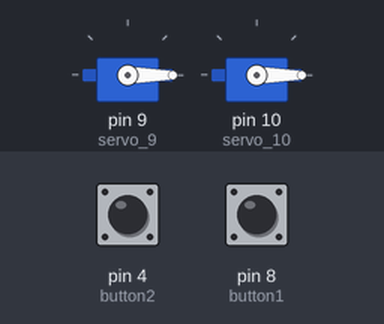
The sketch below on a simulated Arduino Uno, built with avr-gcc and run on an emulated ATmega328P. Shown: 2 × servo. Inputs (shaded band) come from the test bench; at power-on: pin 4 (button2) HIGH, pin 8 (button1) HIGH.

Above: at 1.2 s.
1.3 s: pin 4 (button2) pulled LOW for 0.15 s
At 3.9 s:
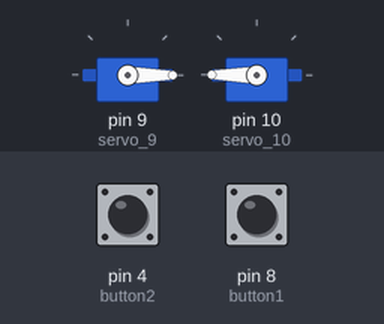
4.3 s: pin 8 (button1) pulled LOW for 3.2 s
9.0 s: pin 4 (button2) pulled LOW for 1 s
At 11.7 s:
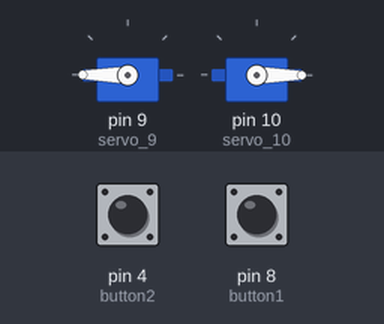
12.0 s: pin 8 (button1) pulled LOW for 0.15 s
15.0 s: pin 8 (button1) pulled LOW for 1 s
At 15.16 s:
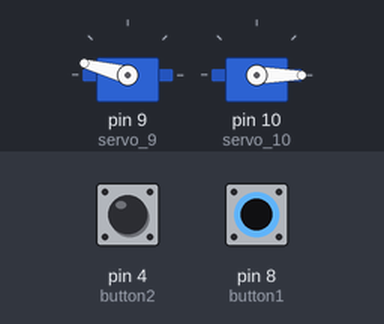
18.0 s: pin 4 (button2) pulled LOW for 3.2 s
At 18.46 s:
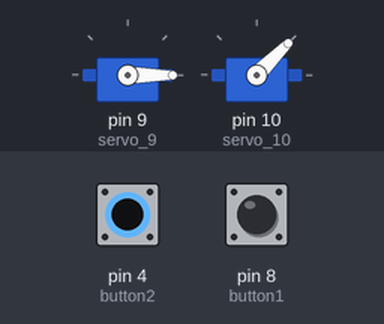
Timing chart, 0 to 21.3 s (numbered marks = the images above; inputs shaded):
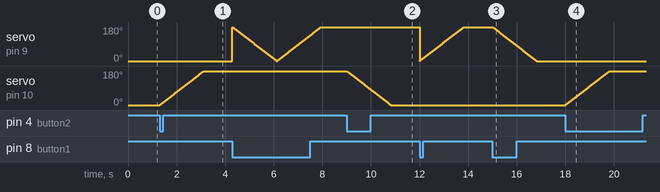

The sketch:

Servo_Motors_Control.ino
```cpp
#include <Servo.h>
#include <Wire.h>

#define button1  8
#define button2  4
boolean lid=true;
Servo servo_9;
Servo servo_10;
int pos=0; // The initial servo position

void setup() {
  pinMode(button1,INPUT_PULLUP);
  pinMode(button2,INPUT_PULLUP);
 // Use internal resistors for the button
  Wire.begin();
  servo_9.attach(9);
  servo_10.attach(10);
 //PWM Arduino pin for the servo
  servo_9.write(0); // The lid is closed
  servo_10.write(0);

}

void loop() {
  if(digitalRead(button1)==LOW){
 //Because of the internal resistors
    if(lid==true){
      for(pos=0;pos<=180;pos++){
        servo_9.write(pos);
 //When pos=180, the lid is fully open
        delay(10);
      }
    }
    else
    {
      for(pos=180;pos>=0;pos--){
        servo_9.write(pos);
 //When pos=0, the lid is closed again
        delay(10);
      }
    }
    lid=!lid;
  while(digitalRead(button2)==LOW);
 //Avoids bounces
  }
    if(digitalRead(button2)==LOW){
 //Because of the internal resistors
    if(lid==true){
      for(pos=0;pos<=180;pos++){
        servo_10.write(pos);
 //When pos=180, the lid is fully open
        delay(10);
      }
    }
    else
    {
      for(pos=180;pos>=0;pos--){
        servo_10.write(pos);
 //When pos=0, the lid is closed again
        delay(10);
      }
    }
    lid=!lid;
  while(digitalRead(button2)==LOW);
 //Avoids bounces
  }
}
```

Measured:
- after the input at 1.3 s, servo on pin 10 (servo_10): moves from 0° to 180° over 1.8 s, starting at once
- after the input at 9.0 s, servo on pin 10 (servo_10): moves from 180° to 0° over 1.8 s, starting at once
- after the input at 15.0 s, servo on pin 9 (servo_9): moves from 180° to 0° over 1.8 s, starting at once
- after the input at 18.0 s, servo on pin 10 (servo_10): moves from 0° to 180° over 1.8 s, starting at once
